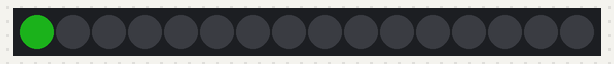
Bench run of a sketch on a simulated Arduino Uno, built with avr-gcc and run on an emulated ATmega328P. On the bench: 16 RGB LEDs in strip order, left to right. Dim RGB values are drawn brighter than linear.

Above: at 0.15 s.
At 0.55 s:
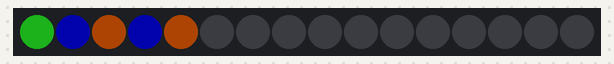
At 0.96 s:
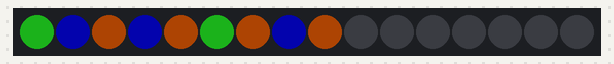
At 1.7 s:
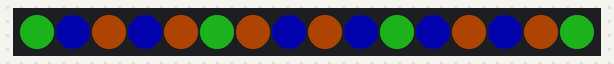

The sketch:

otherRGBW.ino
```cpp
//RGBW demo cw coleman demo 2

#include <Adafruit_NeoPixel.h>
#ifdef __AVR__
  #include <avr/power.h>
#endif

#define PIN 6

#define NUM_LEDS 16

#define BRIGHTNESS 50

Adafruit_NeoPixel strip = Adafruit_NeoPixel(NUM_LEDS, PIN, NEO_GRBW + NEO_KHZ800);


void setup() {
  Serial.begin(115200);
  // This is for Trinket 5V 16MHz, you can remove these three lines if you are not using a Trinket
  #if defined (__AVR_ATtiny85__)
    if (F_CPU == 16000000) clock_prescale_set(clock_div_1);
  #endif
  // End of trinket special code
  strip.setBrightness(BRIGHTNESS);
  strip.begin();
  strip.show(); // Initialize all pixels to 'off'
}

//set up variables

int red = 100;  int green = 200; int blue = 50; int white = 25;
int d = 100; //d is the delay
void loop() {
  ///////////////////////////////////
  red = 100; green = 0; blue = 0; white = 0; d = 100;
  //ccw(red,green,blue,white,d);
  //delay(10);
  //////////////////////////////////
   red = 0; green = 100; blue = 0; white = 100; d = 100;
 // cw(red,green,blue,white,d);
   //////////////////////////////////
   red = 0; green = 0; blue = 100; white = 0; d = 100;
 //ccw(red,green,blue,white,d);
 //////////////////////////////////
   red = 100; green = 100; blue = 100; white = 100; d = 100;
  other(d);

}


void ccw(int  r,int g,int b,int w, int delayVal){

int j;

  for(j = 0; j < 16 ; j++){
          strip.setPixelColor(j, strip.Color(r,g,b,w ));
          delay(delayVal);
           strip.show();
  }

}

void cw(int  r,int g,int b,int w, int delayVal){

int j;

  for(j = 15; j >= 0 ; j--){
          strip.setPixelColor(j, strip.Color(r,g,b,w ));
          delay(delayVal);
           strip.show();
  }

}

void other(int delayVal){
int j, r,g,b,w;

  for(j = 0; j < 16 ; j++){
    r = 0; g = 0; b = 255;w = 10;
          if (j % 2 == 0){r = 255; g = 100; b = 0;w = 10;}
                if (j % 5 == 0){r = 0; g = 255; b = 0;w = 50;}

          strip.setPixelColor(j, strip.Color(r,g,b,w ));
          delay(delayVal);
           strip.show();
  }

}
```
